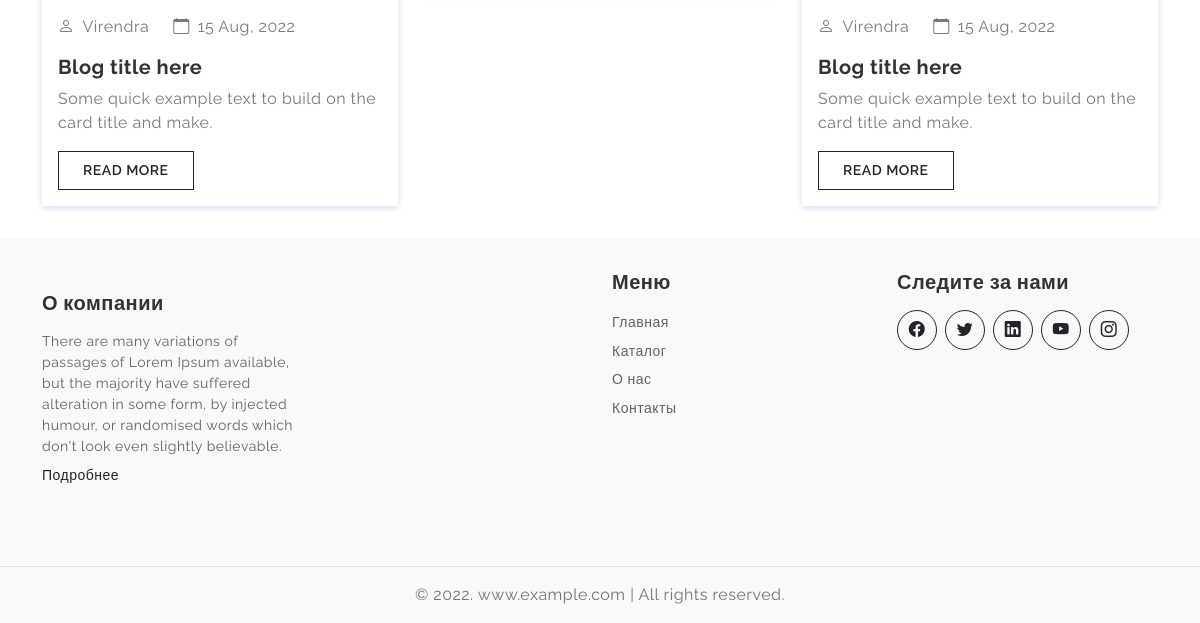
Before: / (lower part) with the older database file.
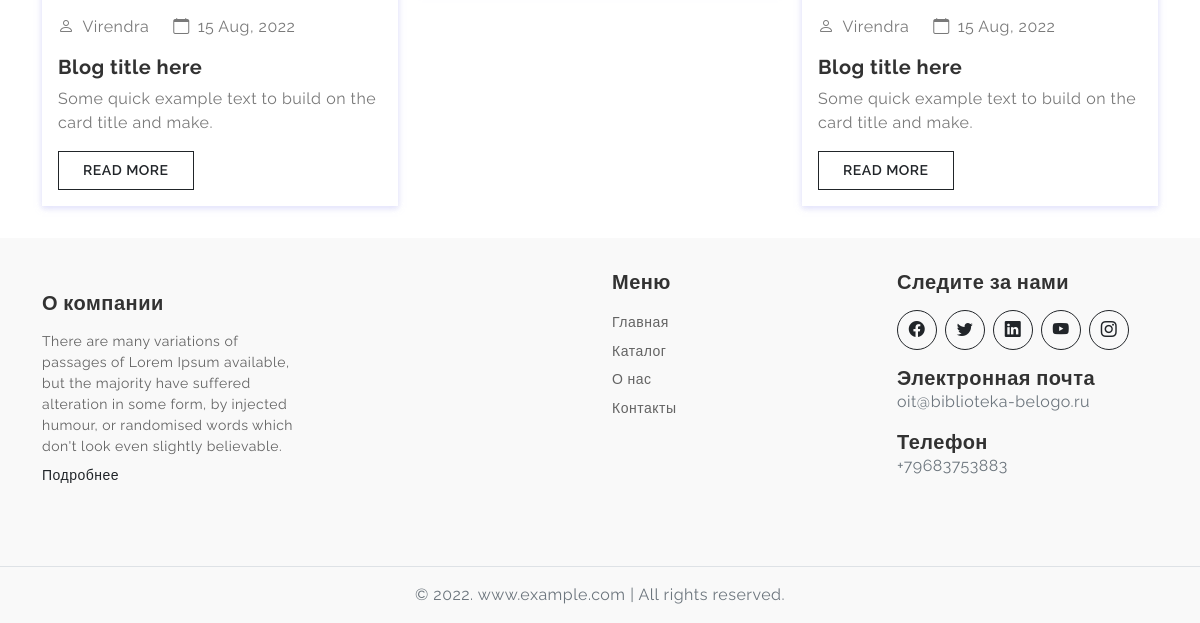
After: the same page with the newer database file.
### web/models.py (models this page shows, shortened)
class Organization(models.Model):
    name = models.CharField(max_length=150, verbose_name='Наименование')
    inn = models.CharField(max_length=50, verbose_name='ИНН', blank=True, null=True)
    postcode = models.CharField(max_length=150, verbose_name='Почтовый индекс')
    town = models.CharField(max_length=150, verbose_name='Город')
    address = models.CharField(max_length=250, verbose_name='Адрес')
    email = models.EmailField(max_length=50, verbose_name='Почта')
    phone = models.CharField(max_length=20, verbose_name='Телефон')
    logo = models.ImageField(upload_to='media/organization/logo', verbose_name='Логотип', blank=True, null=True)
    active = models.BooleanField(default=False, verbose_name='Основная')
    class Meta:
        verbose_name = 'Организация'
        verbose_name_plural = 'Организации'

### web/views.py (the view)
# urls.py: path('', IndexView.as_view(), name='index'),
class IndexView(views.View):
    def get(self, request, *args, **kwargs):
        title = 'ALLSHOES'
        meta_description = 'Описание'
        brands = Brand.objects.all()
        categories = Category.objects.all()
        sliders = Banner.objects.all()
        products = Product.objects.all()
        featured = Product.objects.filter(featured=True)
        contact_data = Organization.objects.filter(active=True)
        context = {
            'title': title,
            'meta_description': meta_description,
            'brands': brands,
            'categories': categories,
            'products': products,
            'sliders': sliders,
            'featured': featured,
            'contact_data': contact_data
        }
        return render(request, 'index.html', context)

### templates/index.html (shortened to what this page needs)
{% extends 'base.html' %}
{% load static %}
{% block content %}
  <div class="page-content">
    <section class="section-padding">
      <div class="container">
        <div class="blog-cards">
          <div class="row row-cols-1 row-cols-lg-3 g-4">
            <div class="col">
              <div class="card">
                <div class="card-body">
                  <div class="d-flex align-items-center gap-4">
                    <div class="posted-by">
                      <p class="mb-0"><i class="bi bi-person me-2"></i>Virendra</p>
                    </div>
                    <div class="posted-date">
                      <p class="mb-0"><i class="bi bi-calendar me-2"></i>15 Aug, 2022</p>
                    </div>
                  </div>
                  <h5 class="card-title fw-bold mt-3">Blog title here</h5>
                  <p class="mb-0">Some quick example text to build on the card title and make.</p>
                  <a href="blog-read.html" class="btn btn-outline-dark btn-ecomm mt-3">Read More</a>
                </div>
              </div>
            </div>
            <div class="col">
            </div>
            <div class="col">
              <div class="card">
                <div class="card-body">
                  <div class="d-flex align-items-center gap-4">
                    <div class="posted-by">
                      <p class="mb-0"><i class="bi bi-person me-2"></i>Virendra</p>
                    </div>
                    <div class="posted-date">
                      <p class="mb-0"><i class="bi bi-calendar me-2"></i>15 Aug, 2022</p>
                    </div>
                  </div>
                  <h5 class="card-title fw-bold mt-3">Blog title here</h5>
                  <p class="mb-0">Some quick example text to build on the card title and make.</p>
                  <a href="blog-read.html" class="btn btn-outline-dark btn-ecomm mt-3">Read More</a>
                </div>
              </div>
            </div>
          </div>
        </div>
      </div>
    </section>
  </div>
{% endblock %}

### templates/base.html (shortened to what this page needs)
{% load static %}
<!doctype html>
<html lang="en" class="light-theme">
<head>
  <link href="{% static 'assets/css/bootstrap.min.css' %}" rel="stylesheet">
  <link rel="stylesheet" href="https://cdn.jsdelivr.net/npm/bootstrap-icons@1.7.2/font/bootstrap-icons.css">
  <link rel="stylesheet" type="text/css" href="{% static 'assets/plugins/slick/slick.css' %}" />
  <link rel="stylesheet" type="text/css" href="{% static 'assets/plugins/slick/slick-theme.css' %}" />
  <link href="{% static 'assets/css/style.css' %}" rel="stylesheet">
  <link href="{% static 'assets/css/dark-theme.css' %}" rel="stylesheet">
</head>
<body>
{% block content %}
{% endblock %}
  <section class="footer-section bg-section-2 section-padding">
    <div class="container">
       <div class="row row-cols-1 row-cols-lg-4 g-4">
        <div class="col">
          <div class="footer-widget-6">
            <h5 class="mb-3 fw-bold">О компании</h5>
             <p class="mb-2">There are many variations of passages of Lorem Ipsum available, but the majority have suffered alteration in some form, by injected humour, or randomised words which don't look even slightly believable.</p>
             <a class="link-dark" href="{% url 'about' %}">Подробнее</a>
          </div>
        </div>
        <div class="col">
        </div>
       <div class="col">
          <div class="footer-widget-8">
            <h5 class="mb-3 fw-bold">Меню</h5>
             <ul class="widget-link list-unstyled">
               <li><a href="javascript:;">Главная</a></li>
               <li><a href="javascript:;">Каталог</a></li>
               <li><a href="javascript:;">О нас</a></li>
               <li><a href="javascript:;">Контакты</a></li>
             </ul>
          </div>
        </div>
        <div class="col">
          <div class="footer-widget-9">
            <h5 class="mb-3 fw-bold">Следите за нами</h5>
             <div class="social-link d-flex align-items-center gap-2">
               <a href="javascript:;"><i class="bi bi-facebook"></i></a>
               <a href="javascript:;"><i class="bi bi-twitter"></i></a>
               <a href="javascript:;"><i class="bi bi-linkedin"></i></a>
               <a href="javascript:;"><i class="bi bi-youtube"></i></a>
               <a href="javascript:;"><i class="bi bi-instagram"></i></a>
             </div>
              {% for Organization in contact_data %}
             <div class="mb-3 mt-3">
              <h5 class="mb-0 fw-bold">Электронная почта</h5>
              <p class="mb-0 text-muted">{{ Organization.email }}</p>
             </div>
             <div class="">
              <h5 class="mb-0 fw-bold">Телефон</h5>
              <p class="mb-0 text-muted">{{ Organization.phone }}</p>
             </div>
              {% endfor %}
          </div>
        </div>
       </div>
    </div>
  </section>
  <footer class="footer-strip text-center py-3 bg-section-2 border-top positon-absolute bottom-0">
    <p class="mb-0 text-muted">© 2022. www.example.com | All rights reserved.</p>
  </footer>
</body>
</html>

### static/assets/css/style.css (style rules this page uses)
body { color: #797979; letter-spacing: 0.5px; background-color: #ffffff; font-family: 'Raleway', sans-serif; }
::placeholder { opacity: 0.5 !important; }
.page-content { padding-top: 65px; }
.btn-ecomm { font-size: 14px; text-transform: uppercase; font-weight: 600; padding: 0.5rem 1.5rem; border-radius: 0; z-index: 6; }
.blog-cards .card, .cartegory-box .card { border-radius: 0; border: 0; box-shadow: 0 2px 6px 0 rgb(218 218 253 / 55%), 0 2px 6px 0 rgb(206 206 238 / 44%); }
.footer-section .widget-link li { margin-bottom: 0.3rem; }
.footer-section .widget-link li a { color: #636363; font-size: 14px; text-decoration: none; }
.footer-widget-6 { color: #636363; font-size: 14px; text-decoration: none; }
.footer-widget-9 .social-link a { width: 40px; height: 40px; color: #212529; background-color: rgb(255 255 255 / 0%); border: 1px solid #212529; border-radius: 50%; display: flex; align-items: center; justify-content: center; -webkit-transition: 0.3s ease; transition: 0.3s ease; }
.section-padding { padding-top: 2rem !important; padding-bottom: 2rem !important; }
.bg-section-2 { background-color: #f9f9f9; }

Changed rows visible on the page:
now on this page (row edited): Organization: email "oit@biblioteka-belogo.ru", phone "+79683753883"
